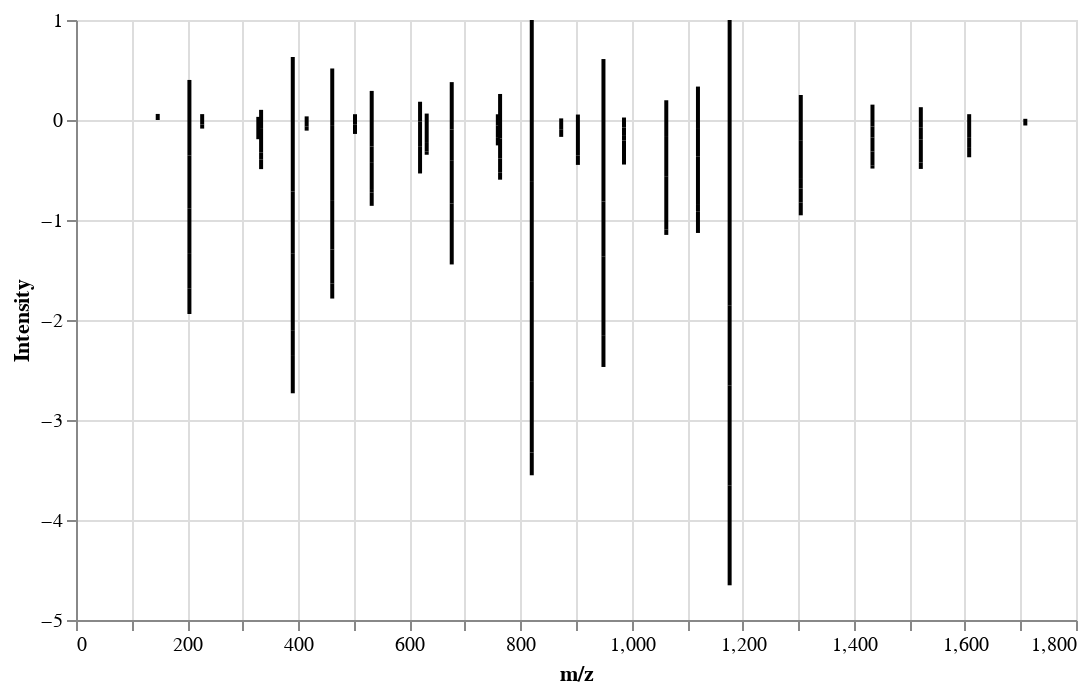

Notebook code for this chart:
### Code cell
import altair as alt

chart = (
        alt.Chart(df)
        .mark_bar(size=2, color="black")
        .encode(alt.X("m/z:Q", bin=False), y="Intensity:Q")
    )
chart.properties(width=500, height=300)  # Added dimensions here

### Figure 1 — Vega-Lite specification as saved in the notebook (floating-point values rounded to 4 significant figures; data arrays with more than 128 entries replaced by an {"elided": "..."} marker saying what was removed)
{"config": {"view": {"continuousWidth": 400, "continuousHeight": 300}}, "data": {"name": "data-90b4fa1edf3c0ae411576ae73cc6e262"}, "mark": {"type": "bar", "color": "black", "size": 2}, "encoding": {"x": {"bin": false, "field": "m/z", "type": "quantitative"}, "y": {"field": "Intensity", "type": "quantitative"}}, "height": 300, "width": 500, "$schema": "https://vega.github.io/schema/vega-lite/v4.17.0.json", "datasets": {"data-90b4fa1edf3c0ae411576ae73cc6e262": {"elided": "224 records"}}}
